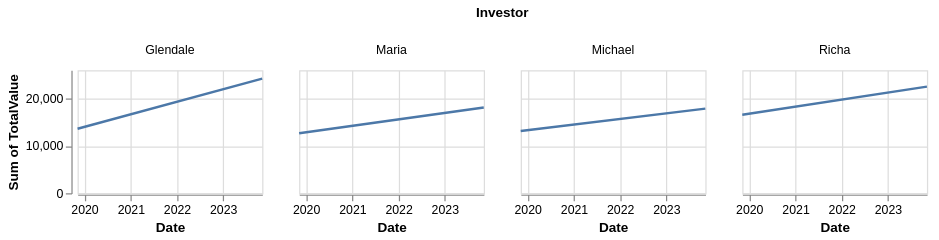

The code cell stored with this chart in its notebook:
### Markdown cell above
### Visualization 3

This visualization shows the difference in the total value (shares * price) for each investor's entire portfolio over time. Describe this visualization's strengths and weaknesses in the activity doc.

### Code cell
alt.Chart(portfolioData).mark_line().encode(
    x="Date:T",
    y="sum(TotalValue):Q"
).properties(
    width=150,
    height=100
).facet(
    column="Investor:N"
).transform_calculate(
    TotalValue=alt.datum.Shares*alt.datum.Price
)

### Figure 1 — Vega-Lite specification as saved in the notebook (floating-point values rounded to 4 significant figures)
{"config": {"view": {"continuousWidth": 300, "continuousHeight": 300}}, "data": {"name": "data-179a789c1cc4599ee9efa294945fbda3"}, "facet": {"column": {"field": "Investor", "type": "nominal"}}, "spec": {"mark": {"type": "line"}, "encoding": {"x": {"field": "Date", "type": "temporal"}, "y": {"aggregate": "sum", "field": "TotalValue", "type": "quantitative"}}, "height": 100, "width": 150}, "transform": [{"calculate": "(datum.Shares * datum.Price)", "as": "TotalValue"}], "$schema": "https://vega.github.io/schema/vega-lite/v5.20.1.json", "datasets": {"data-179a789c1cc4599ee9efa294945fbda3": [{"Investor": "Maria", "Company": "Apple", "Symbol": "AAPL", "Shares": 20, "Price": 179.2, "Date": "November 6, 2023"}, {"Investor": "Maria", "Company": "Netflix Inc.", "Symbol": "NFLX", "Shares": 18, "Price": 434.7, "Date": "November 6, 2023"}, {"Investor": "Maria", "Company": "Target Corporation", "Symbol": "TGT", "Shares": 15, "Price": 111.0, "Date": "November 6, 2023"}, {"Investor": "Maria", "Company": "Walt Disney Company", "Symbol": "DIS", "Shares": 10, "Price": 84.02, "Date": "November 6, 2023"}, {"Investor": "Maria", "Company": "Starbucks Corporation", "Symbol": "SBUX", "Shares": 10, "Price": 104.0, "Date": "November 6, 2023"}, {"Investor": "Maria", "Company": "eBay Inc.", "Symbol": "EBAY", "Shares": 10, "Price": 40.36, "Date": "November 6, 2023"}, {"Investor": "Maria", "Company": "Ulta Beauty Inc.", "Symbol": "ULTA", "Shares": 5, "Price": 386.0, "Date": "November 6, 2023"}, {"Investor": "Maria", "Company": "Coca-Cola Company", "Symbol": "KO", "Shares": 5, "Price": 56.97, "Date": "November 6, 2023"}, {"Investor": "Maria", "Company": "NIKE Inc. Class B", "Symbol": "NKE", "Shares": 4, "Price": 107.2, "Date": "November 6, 2023"}, {"Investor": "Maria", "Company": "Kraft Heinz Company", "Symbol": "KHC", "Shares": 3, "Price": 33.29, "Date": "November 6, 2023"}, {"Investor": "Glendale", "Company": "Apple", "Symbol": "AAPL", "Shares": 19, "Price": 179.2, "Date": "November 6, 2023"}, {"Investor": "Glendale", "Company": "Netflix Inc.", "Symbol": "NFLX", "Shares": 15, "Price": 434.7, "Date": "November 6, 2023"}, {"Investor": "Glendale", "Company": "PayPal Holdings Inc.", "Symbol": "PYPL", "Shares": 13, "Price": 54.62, "Date": "November 6, 2023"}, {"Investor": "Glendale", "Company": "Intel Corporation", "Symbol": "INTC", "Shares": 10, "Price": 37.95, "Date": "November 6, 2023"}, {"Investor": "Glendale", "Company": "Adobe Incorporated", "Symbol": "ADBE", "Shares": 10, "Price": 565.5, "Date": "November 6, 2023"}, {"Investor": "Glendale", "Company": "Microsoft Corporation", "Symbol": "MSFT", "Shares": 9, "Price": 356.5, "Date": "November 6, 2023"}, {"Investor": "Glendale", "Company": "eBay Inc.", "Symbol": "EBAY", "Shares": 9, "Price": 40.36, "Date": "November 6, 2023"}, {"Investor": "Glendale", "Company": "NVIDIA Corporation", "Symbol": "NVDA", "Shares": 5, "Price": 457.5, "Date": "November 6, 2023"}, {"Investor": "Glendale", "Company": "Electronic Arts Inc.", "Symbol": "EA", "Shares": 5, "Price": 129.3, "Date": "November 6, 2023"}, {"Investor": "Glendale", "Company": "Salesforce Inc.", "Symbol": "CRM", "Shares": 5, "Price": 207.4, "Date": "November 6, 2023"}, {"Investor": "Richa", "Company": "PayPal Holdings Inc.", "Symbol": "PYPL", "Shares": 15, "Price": 54.62, "Date": "November 6, 2023"}, {"Investor": "Richa", "Company": "Capital One Financial Corp", "Symbol": "COF", "Shares": 13, "Price": 101.5, "Date": "November 6, 2023"}, {"Investor": "Richa", "Company": "Bank of America Corp", "Symbol": "BAC", "Shares": 13, "Price": 28.33, "Date": "November 6, 2023"}, {"Investor": "Richa", "Company": "Mastercard Incorporated Class A", "Symbol": "MA", "Shares": 13, "Price": 386.2, "Date": "November 6, 2023"}, {"Investor": "Richa", "Company": "Intuit Inc.", "Symbol": "INTU", "Shares": 11, "Price": 500.5, "Date": "November 6, 2023"}, {"Investor": "Richa", "Company": "Goldman Sachs Group Inc.", "Symbol": "GS", "Shares": 8, "Price": 323.9, "Date": "November 6, 2023"}, {"Investor": "Richa", "Company": "Morgan Stanley", "Symbol": "MS", "Shares": 8, "Price": 75.92, "Date": "November 6, 2023"}, {"Investor": "Richa", "Company": "JPMorgan Chase & Co.", "Symbol": "JPM", "Shares": 8, "Price": 144.1, "Date": "November 6, 2023"}, {"Investor": "Richa", "Company": "Accenture Plc Class A", "Symbol": "ACN", "Shares": 6, "Price": 313.1, "Date": "November 6, 2023"}, {"Investor": "Richa", "Company": "BlackRock Inc.", "Symbol": "BLK", "Shares": 5, "Price": 653.2, "Date": "November 6, 2023"}, {"Investor": "Michael", "Company": "Amazon.com Inc.", "Symbol": "AMZN", "Shares": 10, "Price": 139.7, "Date": "November 6, 2023"}, {"Investor": "Michael", "Company": "Starbucks Corporation", "Symbol": "SBUX", "Shares": 10, "Price": 104.0, "Date": "November 6, 2023"}, {"Investor": "Michael", "Company": "Costco Wholesale Corporation", "Symbol": "COST", "Shares": 10, "Price": 569.8, "Date": "November 6, 2023"}, {"Investor": "Michael", "Company": "Microsoft Corporation", "Symbol": "MSFT", "Shares": 10, "Price": 356.5, "Date": "November 6, 2023"}, {"Investor": "Michael", "Company": "T-Mobile US Inc.", "Symbol": "TMUS", "Shares": 10, "Price": 147.3, "Date": "November 6, 2023"}, {"Investor": "Michael", "Company": "Boeing Company", "Symbol": "BA", "Shares": 10, "Price": 192.9, "Date": "November 6, 2023"}, {"Investor": "Michael", "Company": "Alphabet Inc. Class A", "Symbol": "GOOGL", "Shares": 10, "Price": 131.4, "Date": "November 6, 2023"}, {"Investor": "Michael", "Company": "Alaska Airlines", "Symbol": "ALK", "Shares": 10, "Price": 32.84, "Date": "November 6, 2023"}, {"Investor": "Michael", "Company": "Barrett Business Services", "Symbol": "BBSI", "Shares": 10, "Price": 99.17, "Date": "November 6, 2023"}, {"Investor": "Michael", "Company": "Nordstrom Inc", "Symbol": "JWN", "Shares": 10, "Price": 14.33, "Date": "November 6, 2023"}, {"Investor": "Maria", "Company": "Apple", "Symbol": "AAPL", "Shares": 20, "Price": 65.04, "Date": "November 8, 2019"}, {"Investor": "Maria", "Company": "Netflix Inc.", "Symbol": "NFLX", "Shares": 18, "Price": 291.6, "Date": "November 8, 2019"}, {"Investor": "Maria", "Company": "Target Corporation", "Symbol": "TGT", "Shares": 15, "Price": 110.2, "Date": "November 8, 2019"}, {"Investor": "Maria", "Company": "Walt Disney Company", "Symbol": "DIS", "Shares": 10, "Price": 138.0, "Date": "November 8, 2019"}, {"Investor": "Maria", "Company": "Starbucks Corporation", "Symbol": "SBUX", "Shares": 10, "Price": 81.77, "Date": "November 8, 2019"}, {"Investor": "Maria", "Company": "eBay Inc.", "Symbol": "EBAY", "Shares": 10, "Price": 35.14, "Date": "November 8, 2019"}, {"Investor": "Maria", "Company": "Ulta Beauty Inc.", "Symbol": "ULTA", "Shares": 5, "Price": 239.3, "Date": "November 8, 2019"}, {"Investor": "Maria", "Company": "Coca-Cola Company", "Symbol": "KO", "Shares": 5, "Price": 52.21, "Date": "November 8, 2019"}, {"Investor": "Maria", "Company": "NIKE Inc. Class B", "Symbol": "NKE", "Shares": 4, "Price": 89.81, "Date": "November 8, 2019"}, {"Investor": "Maria", "Company": "Kraft Heinz Company", "Symbol": "KHC", "Shares": 3, "Price": 32.85, "Date": "November 8, 2019"}, {"Investor": "Glendale", "Company": "Apple", "Symbol": "AAPL", "Shares": 19, "Price": 65.04, "Date": "November 8, 2019"}, {"Investor": "Glendale", "Company": "Netflix Inc.", "Symbol": "NFLX", "Shares": 15, "Price": 291.6, "Date": "November 8, 2019"}, {"Investor": "Glendale", "Company": "PayPal Holdings Inc.", "Symbol": "PYPL", "Shares": 13, "Price": 101.4, "Date": "November 8, 2019"}, {"Investor": "Glendale", "Company": "Intel Corporation", "Symbol": "INTC", "Shares": 10, "Price": 58.27, "Date": "November 8, 2019"}, {"Investor": "Glendale", "Company": "Adobe Incorporated", "Symbol": "ADBE", "Shares": 10, "Price": 292.5, "Date": "November 8, 2019"}, {"Investor": "Glendale", "Company": "Microsoft Corporation", "Symbol": "MSFT", "Shares": 9, "Price": 146.0, "Date": "November 8, 2019"}, {"Investor": "Glendale", "Company": "eBay Inc.", "Symbol": "EBAY", "Shares": 9, "Price": 35.14, "Date": "November 8, 2019"}, {"Investor": "Glendale", "Company": "NVIDIA Corporation", "Symbol": "NVDA", "Shares": 5, "Price": 51.94, "Date": "November 8, 2019"}, {"Investor": "Glendale", "Company": "Electronic Arts Inc.", "Symbol": "EA", "Shares": 5, "Price": 98.27, "Date": "November 8, 2019"}, {"Investor": "Glendale", "Company": "Salesforce Inc.", "Symbol": "CRM", "Shares": 5, "Price": 161.1, "Date": "November 8, 2019"}, {"Investor": "Richa", "Company": "PayPal Holdings Inc.", "Symbol": "PYPL", "Shares": 15, "Price": 101.4, "Date": "November 8, 2019"}, {"Investor": "Richa", "Company": "Capital One Financial Corp", "Symbol": "COF", "Shares": 13, "Price": 109.5, "Date": "November 8, 2019"}, {"Investor": "Richa", "Company": "Bank of America Corp", "Symbol": "BAC", "Shares": 13, "Price": 33.26, "Date": "November 8, 2019"}, {"Investor": "Richa", "Company": "Mastercard Incorporated Class A", "Symbol": "MA", "Shares": 13, "Price": 274.9, "Date": "November 8, 2019"}, {"Investor": "Richa", "Company": "Intuit Inc.", "Symbol": "INTU", "Shares": 11, "Price": 256.9, "Date": "November 8, 2019"}, {"Investor": "Richa", "Company": "Goldman Sachs Group Inc.", "Symbol": "GS", "Shares": 8, "Price": 222.9, "Date": "November 8, 2019"}, {"Investor": "Richa", "Company": "Morgan Stanley", "Symbol": "MS", "Shares": 8, "Price": 49.15, "Date": "November 8, 2019"}, {"Investor": "Richa", "Company": "JPMorgan Chase & Co.", "Symbol": "JPM", "Shares": 8, "Price": 130.4, "Date": "November 8, 2019"}, {"Investor": "Richa", "Company": "Accenture Plc Class A", "Symbol": "ACN", "Shares": 6, "Price": 189.7, "Date": "November 8, 2019"}, {"Investor": "Richa", "Company": "BlackRock Inc.", "Symbol": "BLK", "Shares": 5, "Price": 490.2, "Date": "November 8, 2019"}, {"Investor": "Michael", "Company": "Amazon.com Inc.", "Symbol": "AMZN", "Shares": 10, "Price": 89.29, "Date": "November 8, 2019"}, {"Investor": "Michael", "Company": "Starbucks Corporation", "Symbol": "SBUX", "Shares": 10, "Price": 81.77, "Date": "November 8, 2019"}, {"Investor": "Michael", "Company": "Costco Wholesale Corporation", "Symbol": "COST", "Shares": 10, "Price": 302.6, "Date": "November 8, 2019"}, {"Investor": "Michael", "Company": "Microsoft Corporation", "Symbol": "MSFT", "Shares": 10, "Price": 146.0, "Date": "November 8, 2019"}, {"Investor": "Michael", "Company": "T-Mobile US Inc.", "Symbol": "TMUS", "Shares": 10, "Price": 80.94, "Date": "November 8, 2019"}, {"Investor": "Michael", "Company": "Boeing Company", "Symbol": "BA", "Shares": 10, "Price": 351.0, "Date": "November 8, 2019"}, {"Investor": "Michael", "Company": "Alphabet Inc. Class A", "Symbol": "GOOGL", "Shares": 10, "Price": 65.45, "Date": "November 8, 2019"}, {"Investor": "Michael", "Company": "Alaska Airlines", "Symbol": "ALK", "Shares": 10, "Price": 71.17, "Date": "November 8, 2019"}, {"Investor": "Michael", "Company": "Barrett Business Services", "Symbol": "BBSI", "Shares": 10, "Price": 91.99, "Date": "November 8, 2019"}, {"Investor": "Michael", "Company": "Nordstrom Inc", "Symbol": "JWN", "Shares": 10, "Price": 36.65, "Date": "November 8, 2019"}]}}
